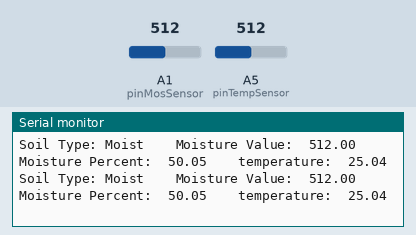
Recording of a sketch running on a simulated Arduino Uno, built with avr-gcc and run on an emulated ATmega328P. On the bench: the last lines printed to the serial monitor. Inputs (shaded band) come from the test bench; at power-on: A1 (pinMosSensor) = 512, A5 (pinTempSensor) = 512.

Above: at 5.8 s.
5.9 s: A1 (pinMosSensor) set to 495
At 10.7 s:
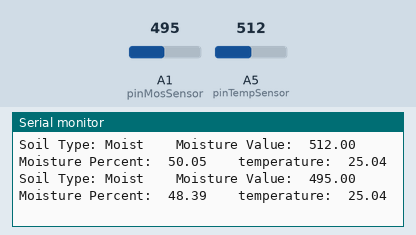
11.9 s: A1 (pinMosSensor) set to 468
At 15.4 s:
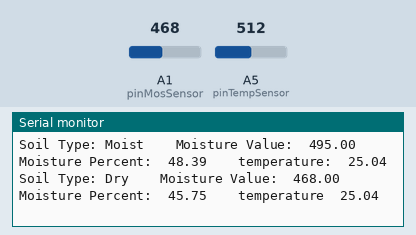

The sketch:

kissan.ino
```cpp
#include <math.h>
//defining the pin for moisture sensor
const int pinMosSensor = A1;

const int B=4275;                 // B value of the thermistor
const int R0 = 100000;            // R0 = 100k
const int pinTempSensor = A5;     // Grove - Temperature Sensor connect to A5

float sensorValue;
int a;
float moisturePercentage;
void setup() {
 Serial.begin(9600);
}
void loop() {
  //Moisture Sensor Reading
  sensorValue =analogRead(pinMosSensor);
  moisturePercentage = ( ( (sensorValue/1023.00) * 100 ));
  //Temp sensor reading
  a = analogRead(pinTempSensor);
  float R = 1023.0/((float)a)-1.0;
  R = 100000.0*R;
  float temperature=1.0/(log(R/100000.0)/B+1/298.15)-273.15;//convert to temperature via datasheet ;

  if(sensorValue > 480){
    Serial.print("Soil Type: Moist\t\tMoisture Value:\t");
    Serial.print(sensorValue);
    Serial.print("\t\tMoisture Percent:\t");
    Serial.print(moisturePercentage);
    Serial.print("\t\ttemperature:\t");
    Serial.println(temperature);
    delay(5000);
   }
  else{
    Serial.print("Soil Type: Dry\t\tMoisture Value:\t");
    Serial.print(sensorValue);
    Serial.print("\t\tMoisture Percent:\t");
    Serial.print(moisturePercentage);
    Serial.print("\t\ttemperature\t");
    Serial.println(temperature);
    delay(5000);
 }

} 
```

Measured:
- the behaviour switches between 481 and 480 on A1 (pinMosSensor) (found by bisection; images 1 and 2)
- after the input at 5.9 s, the serial monitor: prints a new line after 4.1 s (image 1)
- after the input at 11.9 s, the serial monitor: prints a new line after 3.2 s (image 2)
